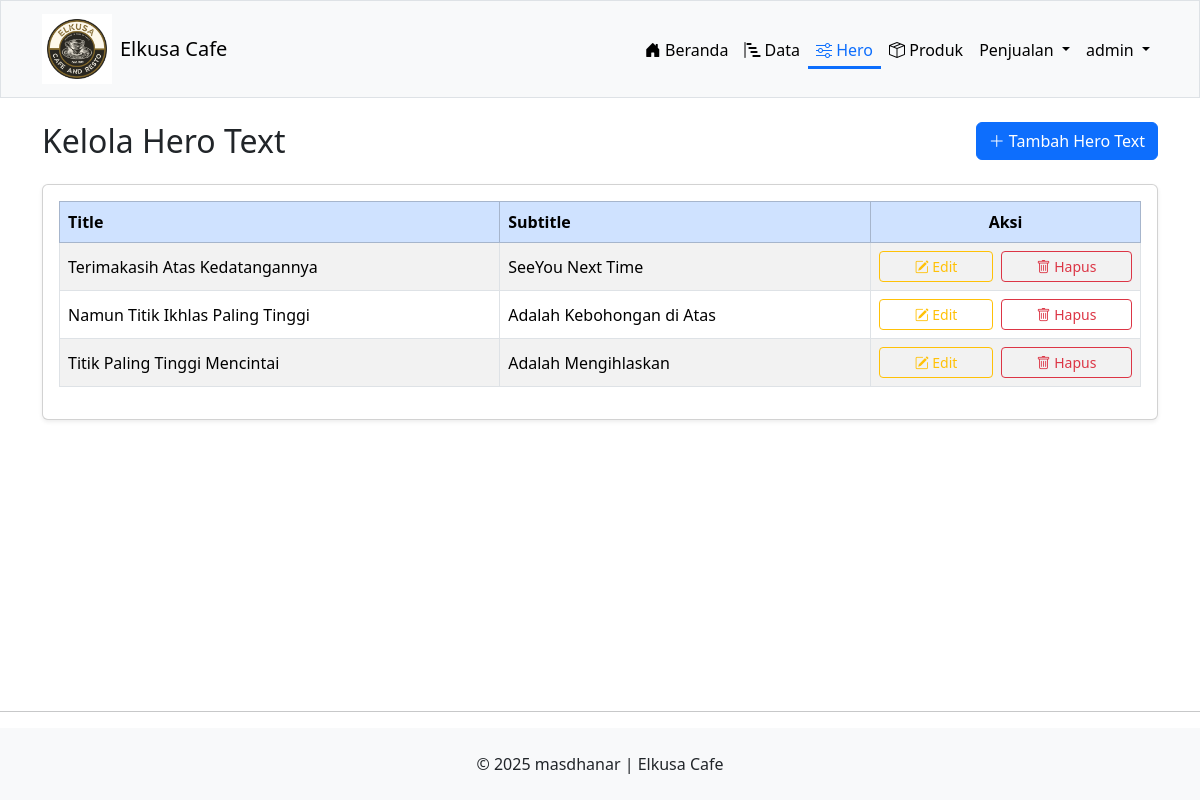
The page /hero.php (signed in) on the database its author committed.
### tables this page shows
CREATE TABLE IF NOT EXISTS `hero_text` (
  `id` int(11) NOT NULL AUTO_INCREMENT,
  `title` varchar(500) NOT NULL,
  `subtitle` varchar(500) NOT NULL,
  PRIMARY KEY (`id`)
);

### koneksi/connect_hero.php (called while the page is built, shortened)
<?php
function getHeroTexts($db) {
    $query = "SELECT * FROM hero_text ORDER BY id DESC";
    return mysqli_query($db, $query);
}
?>

### hero.php (the view, shortened to what this page needs)
<?php
include "koneksi/connect_hero.php";
$result = getHeroTexts($db);
?>
<!DOCTYPE html>
<html lang="id">
<head>
    <link href="https://cdn.jsdelivr.net/npm/bootstrap@5.3.7/dist/css/bootstrap.min.css" rel="stylesheet">
    <link rel="stylesheet" href="https://cdn.jsdelivr.net/npm/bootstrap-icons@1.13.1/font/bootstrap-icons.min.css">
</head>
<body>
    <?php include "header.php"; ?>
<main>
    <div class="container-lg">
        <div class="row">
            <div class="mt-4">
                <div class="d-flex justify-content-between align-items-center mb-4">
                    <h2 class="mb-0">Kelola Hero Text</h2>
                    <a href="form_hero.php" class="btn btn-primary">
                        <i class="bi bi-plus-lg"></i> Tambah Hero Text
                    </a>
                </div>
                <div class="card shadow-sm">
                    <div class="card-body">
                        <div class="table-responsive">
                            <table class="table table-hover table-bordered table-striped align-middle">
                                <thead class="table-primary">
                                    <tr>
                                        <th>Title</th>
                                        <th>Subtitle</th>
                                        <th class="text-center">Aksi</th>
                                    </tr>
                                </thead>
                                <tbody>
                                    <?php while ($row = mysqli_fetch_assoc($result)) { ?>
                                        <tr>
                                            <td><?= $row['title'] ?></td>
                                            <td><?= $row['subtitle'] ?></td>
                                            <td class="text-center">
                                                <div class="d-flex justify-content-center gap-2">
                                                    <button class="btn btn-outline-warning btn-sm flex-fill"
                                                        data-bs-toggle="modal"
                                                        data-bs-target="#edit<?= $row['id'] ?>">
                                                        <i class="bi bi-pencil-square"></i> Edit
                                                    </button>
                                                    <a href="hero.php?delete=<?= $row['id'] ?>"
                                                        onclick="return confirm('Yakin hapus data ini?')"
                                                        class="btn btn-outline-danger btn-sm flex-fill">
                                                        <i class="bi bi-trash"></i> Hapus
                                                    </a>
                                                </div>
                                            </td>
                                        </tr>
                                    <?php } ?>
                                </tbody>
                            </table>
                        </div>
                    </div>
                </div>
            </div>
        </div>
    </div>
</main>
    <hr class="mt-5">
    <footer class="bg-light text-center py-4">
        <p class="mb-0">© 2025 masdhanar | Elkusa Cafe </p>
    </footer>
</body>
</html>

### hero.php (style rules this page uses)
body { min-height: 100vh; display: flex; flex-direction: column; }
main { flex: 1; }

### rows shown on the page
hero_text: title "Terimakasih Atas Kedatangannya", subtitle "SeeYou Next Time"
hero_text: title "Namun Titik Ikhlas Paling Tinggi", subtitle "Adalah Kebohongan di Atas"
hero_text: title "Titik Paling Tinggi Mencintai", subtitle "Adalah Mengihlaskan"

### other values the page prints
$_SESSION['username'] "admin"
